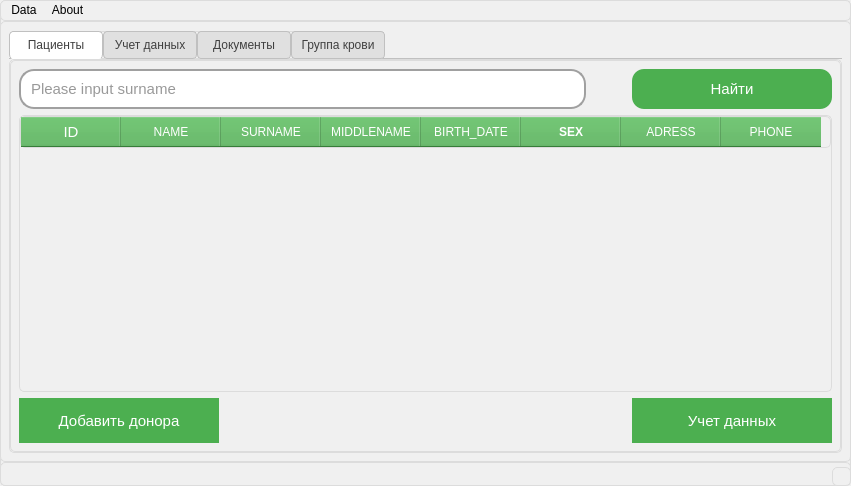
<?xml version="1.0" encoding="UTF-8"?>
<ui version="4.0">
 <class>MainWindow</class>
 <widget class="QMainWindow" name="MainWindow">
  <property name="geometry">
   <rect>
    <x>0</x>
    <y>0</y>
    <width>851</width>
    <height>486</height>
   </rect>
  </property>
  <property name="minimumSize">
   <size>
    <width>770</width>
    <height>450</height>
   </size>
  </property>
  <property name="windowTitle">
   <string>Учет </string>
  </property>
  <property name="styleSheet">
   <string notr="true">QTabWidget {
    background-color: #f0f0f0; /* Set the background color */
    border: 1px solid #d0d0d0; /* Set the border color and thickness */
    border-radius: 6px; /* Add rounded corners */
}

QTabWidget::tab-bar {
    alignment: center; /* Center-align the tabs */
}

QTabBar::tab {
    background-color: #e0e0e0; /* Set the tab background color */
    border: 1px solid #c0c0c0; /* Set the tab border color and thickness */
    border-radius: 4px; /* Add rounded corners to the tabs */
    min-width: 80px; /* Set minimum tab width */
    padding: 6px; /* Add padding to the tabs */
    color: #404040; /* Set the text color of the tabs */
}

QTabBar::tab:selected {
    background-color: #ffffff; /* Set the background color of the selected tab */
    border-bottom-color: #ffffff; /* Set the border color at the bottom of the selected tab */
}

QTabWidget::pane {
    border-top: 1px solid #c0c0c0; /* Set the border color and thickness for the content area */
}

QTabWidget::tab-bar:top {
    top: 1px; /* Adjust the top position for the tabs */
}

QTabWidget::tab-bar:bottom {
    bottom: 1px; /* Adjust the bottom position for the tabs */
}

QTabWidget::tab-bar:left {
    left: 1px; /* Adjust the left position for the tabs */
}

QTabWidget::tab-bar:right {
    right: 1px; /* Adjust the right position for the tabs */
}

QTableWidget {
    alternate-background-color: #f5f5f5; /* Alternate row background color */
    background-color: #ffffff; /* Default background color */
    border: 1px solid #dcdcdc; /* Light border color */
    gridline-color: #dcdcdc; /* Color of the grid lines */
    selection-background-color: #cce5ff; /* Background color when a cell is selected */
}

QTableWidget::item {
    padding: 5px; /* Padding for each cell */
}

QTableWidget::item:selected {
    color: #ffffff; /* Text color when a cell is selected */
}

QHeaderView::section {
    background-color: #4CAF50; /* Header background color */
    color: #ffffff; /* Header text color */
    padding: 5px; /* Padding for header sections */
}

QTableCornerButton::section {
    background-color: #4CAF50; /* Top-left corner button background color */
}



QWidget {
    background-color: #f0f0f0; /* Light gray background */
    border: 1px solid #dcdcdc; /* Light border color */
    border-radius: 5px; /* Rounded corners */
}

QWidget:hover {
    border: 1px solid #a0a0a0; /* Darker border on hover */
}


QCheckBox {
    spacing: 5px;
}

QCheckBox::indicator {
    width: 15px;
    height: 15px;
}

QCheckBox::indicator::unchecked {
    border: 2px solid #555;
    background-color: white;
}

QCheckBox::indicator::checked {
    border: 2px solid #2ecc71; /* Green border for checked state */
    background-color: #2ecc71; /* Green background for checked state */
}

QCheckBox::indicator::unchecked:hover,
QCheckBox::indicator::checked:hover {
    border: 2px solid #3498db; /* Blue border on hover */
}
</string>
  </property>
  <widget class="QWidget" name="centralwidget">
   <layout class="QVBoxLayout" name="verticalLayout_5">
    <item>
     <widget class="QTabWidget" name="tabWidget">
      <property name="currentIndex">
       <number>0</number>
      </property>
      <widget class="QWidget" name="tab">
       <attribute name="title">
        <string>Пациенты</string>
       </attribute>
       <layout class="QVBoxLayout" name="verticalLayout_6">
        <item>
         <layout class="QHBoxLayout" name="horizontalLayout_6">
          <item>
           <widget class="QLineEdit" name="surNameEdit">
            <property name="minimumSize">
             <size>
              <width>250</width>
              <height>0</height>
             </size>
            </property>
            <property name="font">
             <font>
              <pointsize>11</pointsize>
             </font>
            </property>
            <property name="styleSheet">
             <string notr="true">QLineEdit {
    background-color: #ffffff; /* White background color */
    border: 2px solid #a0a0a0; /* Light border color */
    border-radius: 15px; /* Rounded corners */
    padding: 8px; /* Padding inside the QLineEdit */
    color: #333333; /* Text color */
}

QLineEdit:hover {
    border: 2px solid #007acc; /* Border color on hover */
}

QLineEdit:focus {
    border: 2px solid #007acc; /* Border color when QLineEdit is focused */
}

QLineEdit::placeholder {
    color: #a0a0a0; /* Placeholder text color */
}
</string>
            </property>
            <property name="placeholderText">
             <string>Please input surname</string>
            </property>
           </widget>
          </item>
          <item>
           <spacer name="horizontalSpacer_2">
            <property name="orientation">
             <enum>Qt::Horizontal</enum>
            </property>
            <property name="sizeType">
             <enum>QSizePolicy::Minimum</enum>
            </property>
            <property name="sizeHint" stdset="0">
             <size>
              <width>40</width>
              <height>20</height>
             </size>
            </property>
           </spacer>
          </item>
          <item>
           <widget class="QPushButton" name="nextPageBtn_2">
            <property name="minimumSize">
             <size>
              <width>200</width>
              <height>35</height>
             </size>
            </property>
            <property name="maximumSize">
             <size>
              <width>250</width>
              <height>40</height>
             </size>
            </property>
            <property name="font">
             <font>
              <pointsize>11</pointsize>
             </font>
            </property>
            <property name="styleSheet">
             <string notr="true">QPushButton {
    background-color: #4CAF50; /* Green background color */
    border: none; /* No border */
    color: #ffffff; /* White text color */
    padding: 10px 20px; /* Padding inside the button */
    border-radius: 12px; /* Rounded corners */
    outline: none; /* No outline on focus */
}

QPushButton:hover {
    background-color: #45a049; /* Dark green background on hover */
}

QPushButton:pressed {
    background-color: #3c883c; /* Slightly darker green when pressed */
}

QPushButton:focus {
    outline: none; /* No outline on focus */
}

QPushButton:disabled {
    background-color: #dcdcdc; /* Light gray background for disabled state */
    color: #a0a0a0; /* Light gray text color for disabled state */
}
</string>
            </property>
            <property name="text">
             <string>Найти</string>
            </property>
            <property name="icon">
             <iconset resource="resource.qrc">
              <normaloff>:/icons/find.png</normaloff>:/icons/find.png</iconset>
            </property>
            <property name="iconSize">
             <size>
              <width>25</width>
              <height>30</height>
             </size>
            </property>
           </widget>
          </item>
         </layout>
        </item>
        <item>
         <widget class="QTableWidget" name="tableWidget">
          <property name="sizeAdjustPolicy">
           <enum>QAbstractScrollArea::AdjustToContents</enum>
          </property>
          <column>
           <property name="text">
            <string>ID</string>
           </property>
           <property name="font">
            <font>
             <pointsize>11</pointsize>
            </font>
           </property>
          </column>
          <column>
           <property name="text">
            <string>NAME</string>
           </property>
          </column>
          <column>
           <property name="text">
            <string>SURNAME</string>
           </property>
          </column>
          <column>
           <property name="text">
            <string>MIDDLENAME</string>
           </property>
          </column>
          <column>
           <property name="text">
            <string>BIRTH_DATE</string>
           </property>
          </column>
          <column>
           <property name="text">
            <string>SEX</string>
           </property>
           <property name="font">
            <font>
             <bold>true</bold>
            </font>
           </property>
           <property name="background">
            <color>
             <red>0</red>
             <green>0</green>
             <blue>0</blue>
            </color>
           </property>
          </column>
          <column>
           <property name="text">
            <string>ADRESS</string>
           </property>
          </column>
          <column>
           <property name="text">
            <string>PHONE</string>
           </property>
          </column>
         </widget>
        </item>
        <item>
         <layout class="QHBoxLayout" name="horizontalLayout_5">
          <item>
           <widget class="QPushButton" name="addBtn">
            <property name="minimumSize">
             <size>
              <width>200</width>
              <height>45</height>
             </size>
            </property>
            <property name="maximumSize">
             <size>
              <width>250</width>
              <height>50</height>
             </size>
            </property>
            <property name="font">
             <font>
              <pointsize>11</pointsize>
             </font>
            </property>
            <property name="styleSheet">
             <string notr="true">QPushButton {
    background-color: #4CAF50; /* Green background color */
    border: none; /* No border */
    color: #ffffff; /* White text color */
    padding: 10px 20px; /* Padding inside the button */
    border-radius: 25px; /* Rounded corners */
    outline: none; /* No outline on focus */
}

QPushButton:hover {
    background-color: #45a049; /* Dark green background on hover */
}

QPushButton:pressed {
    background-color: #3c883c; /* Slightly darker green when pressed */
}

QPushButton:focus {
    outline: none; /* No outline on focus */
}

QPushButton:disabled {
    background-color: #dcdcdc; /* Light gray background for disabled state */
    color: #a0a0a0; /* Light gray text color for disabled state */
}
</string>
            </property>
            <property name="text">
             <string>Добавить донора</string>
            </property>
            <property name="icon">
             <iconset resource="resource.qrc">
              <normaloff>:/icons/add-data-file-page-paper-svgrepo-com.svg</normaloff>:/icons/add-data-file-page-paper-svgrepo-com.svg</iconset>
            </property>
            <property name="iconSize">
             <size>
              <width>25</width>
              <height>30</height>
             </size>
            </property>
           </widget>
          </item>
          <item>
           <spacer name="horizontalSpacer">
            <property name="orientation">
             <enum>Qt::Horizontal</enum>
            </property>
            <property name="sizeHint" stdset="0">
             <size>
              <width>40</width>
              <height>20</height>
             </size>
            </property>
           </spacer>
          </item>
          <item>
           <widget class="QPushButton" name="nextPageBtn">
            <property name="minimumSize">
             <size>
              <width>200</width>
              <height>45</height>
             </size>
            </property>
            <property name="maximumSize">
             <size>
              <width>250</width>
              <height>50</height>
             </size>
            </property>
            <property name="font">
             <font>
              <pointsize>11</pointsize>
             </font>
            </property>
            <property name="styleSheet">
             <string notr="true">QPushButton {
    background-color: #4CAF50; /* Green background color */
    border: none; /* No border */
    color: #ffffff; /* White text color */
    padding: 10px 20px; /* Padding inside the button */
    border-radius: 25px; /* Rounded corners */
    outline: none; /* No outline on focus */
}

QPushButton:hover {
    background-color: #45a049; /* Dark green background on hover */
}

QPushButton:pressed {
    background-color: #3c883c; /* Slightly darker green when pressed */
}

QPushButton:focus {
    outline: none; /* No outline on focus */
}

QPushButton:disabled {
    background-color: #dcdcdc; /* Light gray background for disabled state */
    color: #a0a0a0; /* Light gray text color for disabled state */
}
</string>
            </property>
            <property name="text">
             <string>Учет данных</string>
            </property>
            <property name="icon">
             <iconset resource="resource.qrc">
              <normaloff>:/icons/server.png</normaloff>:/icons/server.png</iconset>
            </property>
            <property name="iconSize">
             <size>
              <width>25</width>
              <height>30</height>
             </size>
            </property>
           </widget>
          </item>
         </layout>
        </item>
       </layout>
      </widget>
      <widget class="QWidget" name="tab_2">
       <attribute name="title">
        <string>Учет данных</string>
       </attribute>
       <layout class="QHBoxLayout" name="horizontalLayout_4">
        <item>
         <layout class="QHBoxLayout" name="horizontalLayout_3">
          <item>
           <layout class="QVBoxLayout" name="verticalLayout_4">
            <item>
             <layout class="QVBoxLayout" name="verticalLayout_2">
              <item>
               <layout class="QVBoxLayout" name="verticalLayout_3">
                <property name="spacing">
                 <number>15</number>
                </property>
                <item>
                 <layout class="QHBoxLayout" name="horizontalLayout_2">
                  <property name="spacing">
                   <number>15</number>
                  </property>
                  <item>
                   <widget class="QLabel" name="lblFromHint_2">
                    <property name="font">
                     <font>
                      <pointsize>11</pointsize>
                     </font>
                    </property>
                    <property name="text">
                     <string>From</string>
                    </property>
                   </widget>
                  </item>
                  <item>
                   <widget class="QDateEdit" name="fromDateEdit">
                    <property name="font">
                     <font>
                      <pointsize>12</pointsize>
                     </font>
                    </property>
                    <property name="calendarPopup">
                     <bool>true</bool>
                    </property>
                   </widget>
                  </item>
                 </layout>
                </item>
                <item>
                 <layout class="QHBoxLayout" name="horizontalLayout">
                  <property name="spacing">
                   <number>15</number>
                  </property>
                  <item>
                   <widget class="QLabel" name="lblFromHint">
                    <property name="font">
                     <font>
                      <pointsize>11</pointsize>
                     </font>
                    </property>
                    <property name="text">
                     <string>To</string>
                    </property>
                   </widget>
                  </item>
                  <item>
                   <widget class="QDateEdit" name="dateEdit_2">
                    <property name="font">
                     <font>
                      <pointsize>12</pointsize>
                     </font>
                    </property>
                    <property name="calendarPopup">
                     <bool>true</bool>
                    </property>
                   </widget>
                  </item>
                 </layout>
                </item>
               </layout>
              </item>
              <item>
               <widget class="QPushButton" name="filterBtn">
                <property name="minimumSize">
                 <size>
                  <width>0</width>
                  <height>30</height>
                 </size>
                </property>
                <property name="text">
                 <string>Filtered</string>
                </property>
               </widget>
              </item>
             </layout>
            </item>
            <item>
             <widget class="QGroupBox" name="groupBox">
              <property name="title">
               <string>GroupBold</string>
              </property>
              <layout class="QVBoxLayout" name="verticalLayout">
               <item>
                <widget class="QCheckBox" name="IRdBtn">
                 <property name="text">
                  <string>I</string>
                 </property>
                 <property name="checked">
                  <bool>true</bool>
                 </property>
                </widget>
               </item>
               <item>
                <widget class="QCheckBox" name="IIRdBtn">
                 <property name="text">
                  <string>II</string>
                 </property>
                 <property name="checked">
                  <bool>true</bool>
                 </property>
                </widget>
               </item>
               <item>
                <widget class="QCheckBox" name="IIIRdBtn">
                 <property name="text">
                  <string>III</string>
                 </property>
                 <property name="checked">
                  <bool>true</bool>
                 </property>
                </widget>
               </item>
               <item>
                <widget class="QCheckBox" name="IVRdBtn">
                 <property name="text">
                  <string>IV</string>
                 </property>
                 <property name="checked">
                  <bool>true</bool>
                 </property>
                </widget>
               </item>
              </layout>
             </widget>
            </item>
           </layout>
          </item>
          <item>
           <widget class="QListWidget" name="listWidget"/>
          </item>
         </layout>
        </item>
       </layout>
      </widget>
      <widget class="QWidget" name="tab_3">
       <attribute name="title">
        <string>Документы</string>
       </attribute>
       <layout class="QVBoxLayout" name="verticalLayout_7">
        <item>
         <layout class="QHBoxLayout" name="horizontalLayout_8">
          <item>
           <widget class="QLineEdit" name="personEditDocument">
            <property name="minimumSize">
             <size>
              <width>250</width>
              <height>0</height>
             </size>
            </property>
            <property name="font">
             <font>
              <pointsize>11</pointsize>
             </font>
            </property>
            <property name="styleSheet">
             <string notr="true">QLineEdit {
    background-color: #ffffff; /* White background color */
    border: 2px solid #a0a0a0; /* Light border color */
    border-radius: 15px; /* Rounded corners */
    padding: 8px; /* Padding inside the QLineEdit */
    color: #333333; /* Text color */
}

QLineEdit:hover {
    border: 2px solid #007acc; /* Border color on hover */
}

QLineEdit:focus {
    border: 2px solid #007acc; /* Border color when QLineEdit is focused */
}

QLineEdit::placeholder {
    color: #a0a0a0; /* Placeholder text color */
}
</string>
            </property>
            <property name="placeholderText">
             <string>Please input patient Id</string>
            </property>
           </widget>
          </item>
          <item>
           <spacer name="horizontalSpacer_4">
            <property name="orientation">
             <enum>Qt::Horizontal</enum>
            </property>
            <property name="sizeType">
             <enum>QSizePolicy::Minimum</enum>
            </property>
            <property name="sizeHint" stdset="0">
             <size>
              <width>40</width>
              <height>20</height>
             </size>
            </property>
           </spacer>
          </item>
          <item>
           <widget class="QPushButton" name="findDocBtn">
            <property name="minimumSize">
             <size>
              <width>200</width>
              <height>35</height>
             </size>
            </property>
            <property name="maximumSize">
             <size>
              <width>250</width>
              <height>40</height>
             </size>
            </property>
            <property name="font">
             <font>
              <pointsize>11</pointsize>
             </font>
            </property>
            <property name="styleSheet">
             <string notr="true">QPushButton {
    background-color: #4CAF50; /* Green background color */
    border: none; /* No border */
    color: #ffffff; /* White text color */
    padding: 10px 20px; /* Padding inside the button */
    border-radius: 12px; /* Rounded corners */
    outline: none; /* No outline on focus */
}

QPushButton:hover {
    background-color: #45a049; /* Dark green background on hover */
}

QPushButton:pressed {
    background-color: #3c883c; /* Slightly darker green when pressed */
}

QPushButton:focus {
    outline: none; /* No outline on focus */
}

QPushButton:disabled {
    background-color: #dcdcdc; /* Light gray background for disabled state */
    color: #a0a0a0; /* Light gray text color for disabled state */
}
</string>
            </property>
            <property name="text">
             <string>Найти</string>
            </property>
            <property name="icon">
             <iconset resource="resource.qrc">
              <normaloff>:/icons/find.png</normaloff>:/icons/find.png</iconset>
            </property>
            <property name="iconSize">
             <size>
              <width>25</width>
              <height>30</height>
             </size>
            </property>
           </widget>
          </item>
         </layout>
        </item>
        <item>
         <widget class="QTableWidget" name="docTableWidget">
          <property name="frameShape">
           <enum>QFrame::WinPanel</enum>
          </property>
          <property name="frameShadow">
           <enum>QFrame::Raised</enum>
          </property>
          <property name="lineWidth">
           <number>2</number>
          </property>
          <property name="sizeAdjustPolicy">
           <enum>QAbstractScrollArea::AdjustToContents</enum>
          </property>
          <column>
           <property name="text">
            <string>ID</string>
           </property>
           <property name="font">
            <font>
             <pointsize>11</pointsize>
            </font>
           </property>
          </column>
          <column>
           <property name="text">
            <string>TYPE</string>
           </property>
          </column>
          <column>
           <property name="text">
            <string>DATE_OF_ISSUE</string>
           </property>
          </column>
          <column>
           <property name="text">
            <string>FROM_ID</string>
           </property>
          </column>
          <column>
           <property name="text">
            <string>OWNER_ID</string>
           </property>
          </column>
         </widget>
        </item>
       </layout>
      </widget>
      <widget class="QWidget" name="tab_4">
       <attribute name="title">
        <string>Группа крови</string>
       </attribute>
       <layout class="QHBoxLayout" name="horizontalLayout_7">
        <item>
         <widget class="QTableWidget" name="boldTableWidget">
          <property name="frameShape">
           <enum>QFrame::WinPanel</enum>
          </property>
          <property name="frameShadow">
           <enum>QFrame::Raised</enum>
          </property>
          <property name="lineWidth">
           <number>2</number>
          </property>
          <property name="sizeAdjustPolicy">
           <enum>QAbstractScrollArea::AdjustToContents</enum>
          </property>
          <column>
           <property name="text">
            <string>ID</string>
           </property>
           <property name="font">
            <font>
             <pointsize>11</pointsize>
            </font>
           </property>
          </column>
          <column>
           <property name="text">
            <string>REZUS_FACTOR</string>
           </property>
          </column>
          <column>
           <property name="text">
            <string>B_GROUP</string>
           </property>
          </column>
          <column>
           <property name="text">
            <string>OWNER_ID</string>
           </property>
          </column>
         </widget>
        </item>
        <item>
         <spacer name="horizontalSpacer_5">
          <property name="orientation">
           <enum>Qt::Horizontal</enum>
          </property>
          <property name="sizeType">
           <enum>QSizePolicy::Expanding</enum>
          </property>
          <property name="sizeHint" stdset="0">
           <size>
            <width>180</width>
            <height>20</height>
           </size>
          </property>
         </spacer>
        </item>
        <item>
         <layout class="QVBoxLayout" name="verticalLayout_9">
          <item>
           <widget class="QPushButton" name="findBoldBtn">
            <property name="minimumSize">
             <size>
              <width>200</width>
              <height>35</height>
             </size>
            </property>
            <property name="maximumSize">
             <size>
              <width>250</width>
              <height>40</height>
             </size>
            </property>
            <property name="font">
             <font>
              <pointsize>11</pointsize>
             </font>
            </property>
            <property name="styleSheet">
             <string notr="true">QPushButton {
    background-color: #4CAF50; /* Green background color */
    border: none; /* No border */
    color: #ffffff; /* White text color */
    padding: 10px 20px; /* Padding inside the button */
    border-radius: 12px; /* Rounded corners */
    outline: none; /* No outline on focus */
}

QPushButton:hover {
    background-color: #45a049; /* Dark green background on hover */
}

QPushButton:pressed {
    background-color: #3c883c; /* Slightly darker green when pressed */
}

QPushButton:focus {
    outline: none; /* No outline on focus */
}

QPushButton:disabled {
    background-color: #dcdcdc; /* Light gray background for disabled state */
    color: #a0a0a0; /* Light gray text color for disabled state */
}
</string>
            </property>
            <property name="text">
             <string>Найти</string>
            </property>
            <property name="icon">
             <iconset resource="resource.qrc">
              <normaloff>:/icons/find.png</normaloff>:/icons/find.png</iconset>
            </property>
            <property name="iconSize">
             <size>
              <width>25</width>
              <height>30</height>
             </size>
            </property>
           </widget>
          </item>
          <item>
           <layout class="QVBoxLayout" name="verticalLayout_8">
            <item>
             <widget class="QCheckBox" name="firstCheckBold">
              <property name="text">
               <string>I</string>
              </property>
              <property name="checked">
               <bool>true</bool>
              </property>
             </widget>
            </item>
            <item>
             <widget class="QCheckBox" name="secondCheckBold">
              <property name="text">
               <string>II</string>
              </property>
              <property name="checked">
               <bool>true</bool>
              </property>
             </widget>
            </item>
            <item>
             <widget class="QCheckBox" name="secondCheckBold_2">
              <property name="text">
               <string>III</string>
              </property>
              <property name="checked">
               <bool>true</bool>
              </property>
             </widget>
            </item>
            <item>
             <widget class="QCheckBox" name="secondCheckBold_3">
              <property name="text">
               <string>IV</string>
              </property>
              <property name="checked">
               <bool>true</bool>
              </property>
             </widget>
            </item>
           </layout>
          </item>
         </layout>
        </item>
       </layout>
      </widget>
     </widget>
    </item>
   </layout>
  </widget>
  <widget class="QMenuBar" name="menubar">
   <property name="geometry">
    <rect>
     <x>0</x>
     <y>0</y>
     <width>851</width>
     <height>24</height>
    </rect>
   </property>
   <widget class="QMenu" name="menuData">
    <property name="title">
     <string>Data</string>
    </property>
    <addaction name="actionAdd_Data"/>
    <addaction name="actionExit"/>
   </widget>
   <widget class="QMenu" name="menuAbout">
    <property name="title">
     <string>About</string>
    </property>
    <addaction name="actionAbout_Us"/>
    <addaction name="actionAbout_Programm"/>
   </widget>
   <addaction name="menuData"/>
   <addaction name="menuAbout"/>
  </widget>
  <widget class="QStatusBar" name="statusbar"/>
  <action name="actionAbout_Us">
   <property name="text">
    <string>About Us</string>
   </property>
  </action>
  <action name="actionAbout_Programm">
   <property name="text">
    <string>About Programm</string>
   </property>
  </action>
  <action name="actionAdd_Data">
   <property name="text">
    <string>Add Data</string>
   </property>
  </action>
  <action name="actionExit">
   <property name="text">
    <string>Exit</string>
   </property>
  </action>
 </widget>
 <resources>
  <include location="resource.qrc"/>
 </resources>
 <connections/>
</ui>
